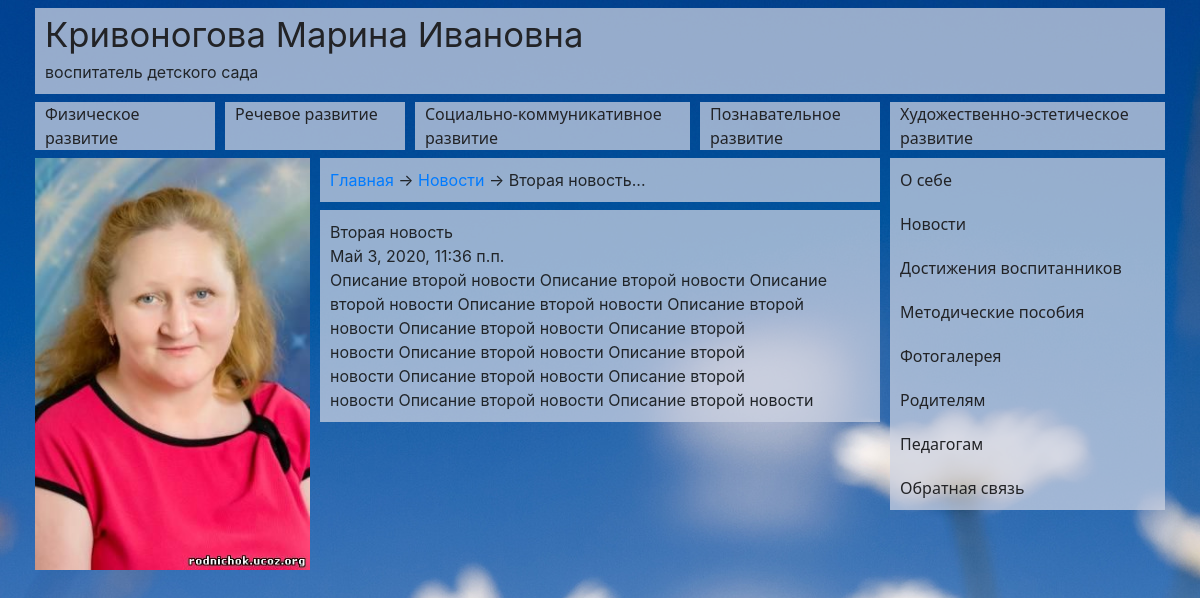
The page /news/2 on the database its author committed.
### news/models.py (models this page shows, shortened)
class News(models.Model):
    created_at = models.DateTimeField(verbose_name='Дата создания', auto_now_add=True)
    title = models.CharField(verbose_name='Заголовок', max_length=255)
    text = RichTextField(verbose_name='Текст новости')
    class Meta:
        verbose_name_plural = 'Новости'
        verbose_name = 'Новости'

### news/views.py (the view)
# urls.py: path('<int:pk>', NewsDetailView.as_view(), name='news_detail'),
class NewsDetailView(DetailView):
    template_name = 'news_detail.html'
    model = News
    def get_context_data(self, **kwargs):
        kwargs = super(NewsDetailView, self).get_context_data(**kwargs)
        kwargs['breadcrumbs'] = self.get_breadcrumbs()
        return kwargs
    def get_breadcrumbs(self):
        return [
            {
                'title': 'Новости',
                'url': reverse('news_list')
            },
            {
                'title': f'{self.object.title[:20]}...',
                'url': reverse('news_detail', kwargs={'pk': self.object.id})
            }
        ]

### news/templates/news_detail.html
{% extends 'base.html' %}
{% load static %}
{% block body %}
    <div class="row mt-2">
        <div class="col-3">
            <img class="img-fluid" src={% static "css/educator/iam.jpg" %}>
        </div>
        <div class="col-6">
            {% include 'templatetags/breadcrumbs.html' %}
            <div class="stylized">
                <div>{{ object.title }}</div>
                <div>{{ object.created_at }}</div>
                <div>{{ object.text| safe }}</div>
            </div>
        </div>
        <div class="col-3">
            {% include 'aside_menu.html' %}
        </div>
    </div>
{% endblock %}

### rows shown on the page
News: title "Вторая новость", created_at "Май 3, 2020, 11:36 п.п.", text "Описание второй новости Описание второй новости Описание второй новости Описание второй новости Описание второй новости Описание второй новости Описание второй новости Описание второй новости Описание второй новости Описание второй новости Описание второй новости Описание второй новости Описание второй новости"

### other values the page prints
{{ b.title }} "Новости"
{{ b.title }} "Вторая новость..."
